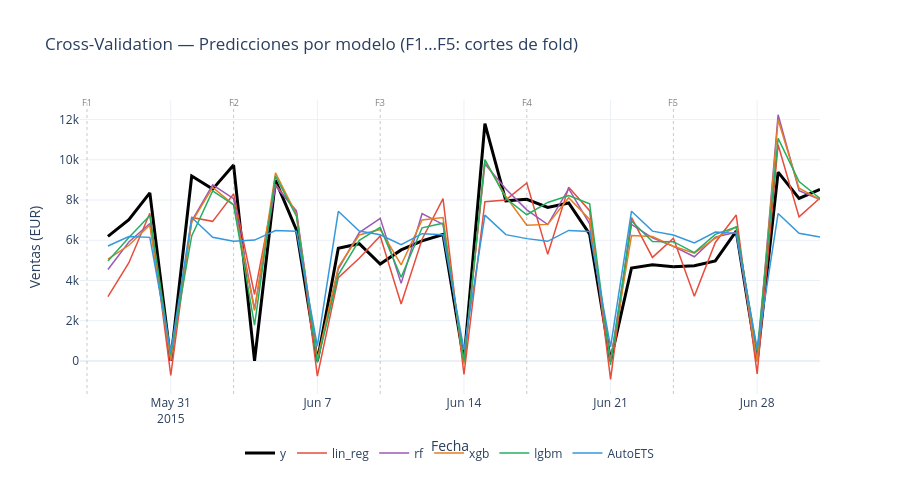

Notebook cell for this chart:
### Code cell
# Visualización de predicciones CV con marcas de corte por fold
modelos_plot = ['y', 'lin_reg', 'rf', 'xgb', 'lgbm', 'AutoETS']
colores      = ['#000000', '#e74c3c', '#9b59b6', '#e67e22', '#27ae60', '#3498db']

fig = go.Figure()
for col, color in zip(modelos_plot, colores):
    if col not in cv_completo.columns:
        continue
    ancho = 3 if col == 'y' else 1.5
    fig.add_trace(go.Scatter(
        x=cv_completo.ds, y=cv_completo[col],
        mode='lines', name=col,
        line=dict(color=color, width=ancho)
    ))

# Marcar cada cutoff de fold con add_shape (evita bug de add_vline con Timestamps)
cutoffs = sorted(cv_completo.cutoff.unique())
for k, ct in enumerate(cutoffs):
    fig.add_shape(
        type='line', x0=ct, x1=ct, y0=0, y1=1, yref='paper',
        line=dict(color='rgba(100,100,100,0.35)', dash='dot', width=1)
    )
    fig.add_annotation(
        x=ct, y=1.02, yref='paper',
        text=f'F{k+1}', showarrow=False, font=dict(size=9, color='gray')
    )

fig.update_layout(
    title='Cross-Validation — Predicciones por modelo (F1…F5: cortes de fold)',
    xaxis_title='Fecha', yaxis_title='Ventas (EUR)',
    hovermode='x unified', height=480, template='plotly_white',
    legend=dict(orientation='h', yanchor='bottom', y=-0.25, xanchor='center', x=0.5)
)
fig.show()
print(f'💡 Las líneas F1…F{len(cutoffs)} marcan los cortes de cada fold de CV.')
print(f'   Train crece hacia la derecha; cada Test (h=7) sigue inmediatamente al corte.')
